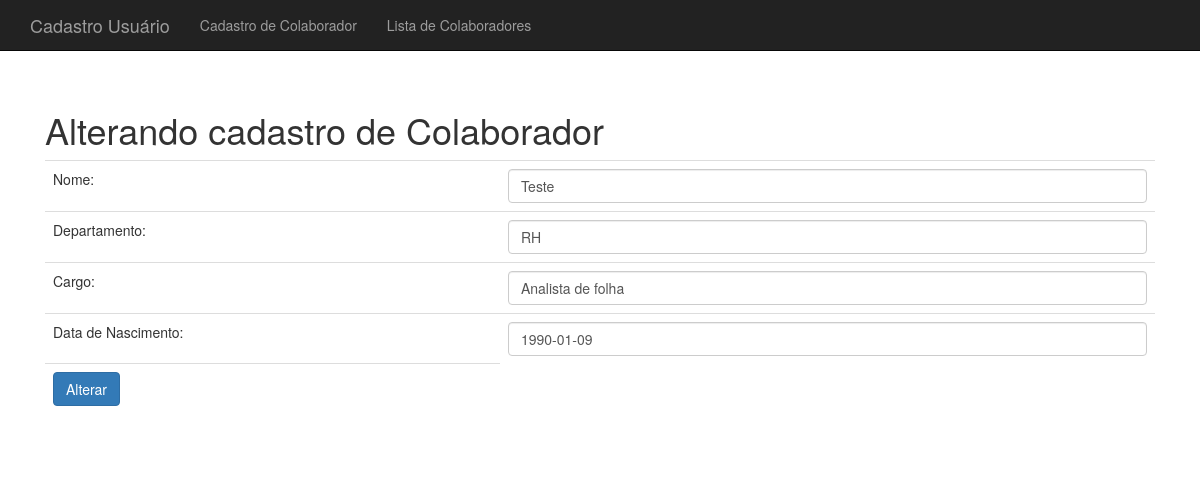
Screenshot of /altera_cadastro.php?id=40 with the database file from the repository.
### tables this page shows
CREATE TABLE `funcionario` (
  `id` int(11) NOT NULL AUTO_INCREMENT,
  `nome` varchar(255) DEFAULT NULL,
  `departamento` varchar(255) DEFAULT NULL,
  `cargo` varchar(255) DEFAULT NULL,
  `nascimento` date DEFAULT NULL,
  PRIMARY KEY (`id`)
);

### banco_user.php (called while the page is built, shortened)
<?php
function buscaColaborador($conexao, $id) {
		$query = "select * from funcionario where id = {$id}";
		$resultado = mysqli_query($conexao, $query);
		return mysqli_fetch_assoc($resultado);
}

### altera_cadastro.php (the view, shortened to what this page needs)
<?php include("cabecalho.php");
include("conecta.php");
include("banco_user.php");
$id = $_GET['id'];
$nome = buscaColaborador($conexao, $id);
?>
			<h1>Alterando cadastro de Colaborador</h1>
			<form action="altera_user.php" method="post">
				<table class="table">
					<tr>
						<td>Nome:</td>
						<td><input class="form-control" type="text" name="nome" value="<?=$nome['nome']?>"></td>
					</tr>
					<tr>
						<td>Departamento:</td>
						<td><input class="form-control" type="text" name="departamento" value="<?=$nome['departamento']?>"></td>
					</tr>
					<tr>
						<td>Cargo:</td>
						<td><input class="form-control" type="text" name="cargo" value="<?=$nome['cargo']?>"></td>
					</tr>
					<tr>
						<td>Data de Nascimento:</td>
						<td><input class="form-control" type="text" name="nascimento" value="<?=$nome['nascimento']?>"></td>
					</tr>
					<tr>
						<td>
							<button class="btn btn-primary" type="submit">Alterar</button>
						</td>
					</tr>
				</table>
			</form>
<?php include("rodape.php");?>

### css/ponto.css (style rules this page uses)
body { padding-top: 50px; }

### rows the page displays
funcionario: nome "Teste", departamento "RH", cargo "Analista de folha", nascimento "1990-01-09"
